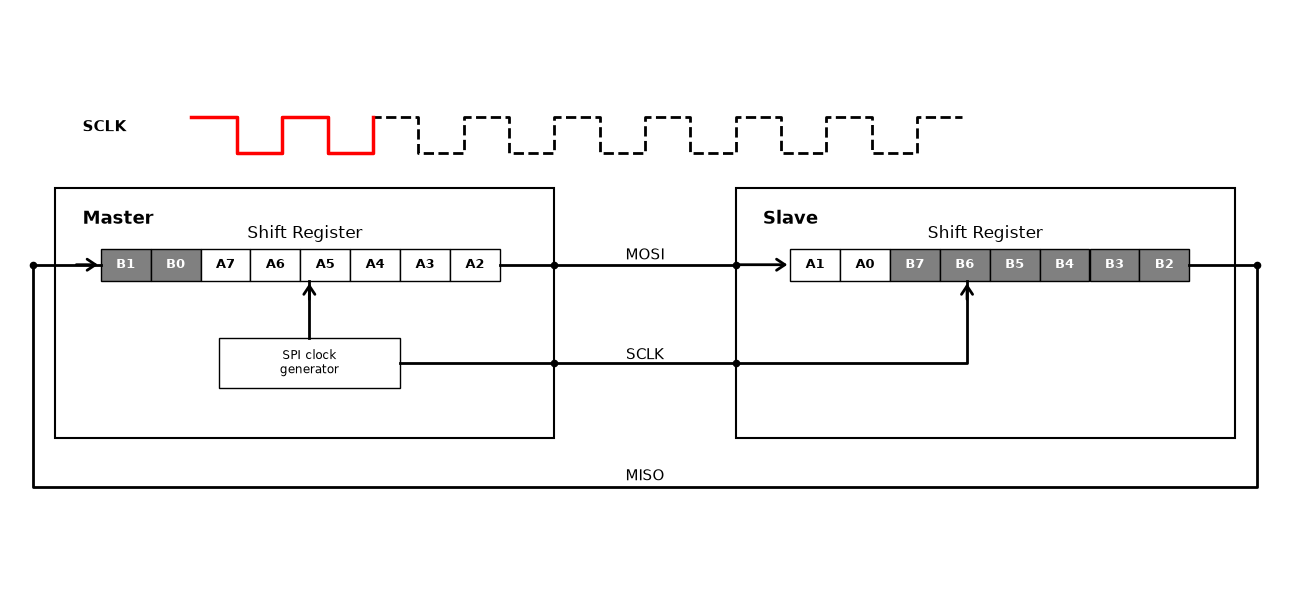

This figure's Python source:
import matplotlib.pyplot as plt
from matplotlib import patches
from matplotlib.patches import FancyArrowPatch

# 1. Figure 및 Axes 설정
fig, ax = plt.subplots(figsize=(13, 6))
ax.set_xlim(0, 14)
ax.set_ylim(0, 8)
ax.axis("off")

# 색상 정의
arrow_color = "black"

# 2. Master 및 Slave 박스 그리기
master_box = patches.Rectangle(
    (0.5, 2.0), 5.5, 3.5, facecolor="white", edgecolor="black", linewidth=1.5
)
slave_box = patches.Rectangle(
    (8.0, 2.0), 5.5, 3.5, facecolor="white", edgecolor="black", linewidth=1.5
)
ax.add_patch(master_box)
ax.add_patch(slave_box)

# 박스 내부 레이블
ax.text(0.8, 5.0, "Master", fontsize=13, fontweight="bold")
ax.text(8.3, 5.0, "Slave", fontsize=13, fontweight="bold")

ax.text(3.25, 4.8, "Shift Register", fontsize=12, ha="center")
ax.text(10.75, 4.8, "Shift Register", fontsize=12, ha="center")

# 3. Master 내부 시프트 레지스터: 1클럭 후 (B0가 추가되고 A7~A1 이동)
master_data = [
    ("B1", "gray", "white"),
    ("B0", "gray", "white"),
    ("A7", "white", "black"),
    ("A6", "white", "black"),
    ("A5", "white", "black"),
    ("A4", "white", "black"),
    ("A3", "white", "black"),
    ("A2", "white", "black"),
]
for i, (val, bg_color, txt_color) in enumerate(master_data):
    rect = patches.Rectangle(
        (1.0 + i * 0.55, 4.2), 0.55, 0.45, facecolor=bg_color, edgecolor="black"
    )
    ax.add_patch(rect)
    ax.text(
        1.275 + i * 0.55,
        4.425,
        val,
        ha="center",
        va="center",
        fontsize=9,
        fontweight="bold",
        color=txt_color,
    )

# SPI clock generator 박스 (Master 내부)
clock_gen = patches.Rectangle(
    (2.3, 2.7), 2.0, 0.7, facecolor="white", edgecolor="black"
)
ax.add_patch(clock_gen)
ax.text(3.3, 3.05, "SPI clock\ngenerator", ha="center", va="center", fontsize=8.5)


# 4. Slave 내부 시프트 레지스터: 1클럭 후 (A0가 추가되고 B7~B1 이동)
slave_data = [
    ("A1", "white", "black"),
    ("A0", "white", "black"),
    ("B7", "gray", "white"),
    ("B6", "gray", "white"),
    ("B5", "gray", "white"),
    ("B4", "gray", "white"),
    ("B3", "gray", "white"),
    ("B2", "gray", "white"),
]
for i, (val, bg_color, txt_color) in enumerate(slave_data):
    rect = patches.Rectangle(
        (8.6 + i * 0.55, 4.2), 0.55, 0.45, facecolor=bg_color, edgecolor="black"
    )
    ax.add_patch(rect)
    ax.text(
        8.875 + i * 0.55,
        4.425,
        val,
        ha="center",
        va="center",
        fontsize=9,
        fontweight="bold",
        color=txt_color,
    )

# 5. 주황색 신호선 (주요 경로 연결)

# (A) SPI Clock Generator -> Master Shift Register 수직 화살표 추가 (A4 위치로 들어감)
ax.plot([3.3, 3.3], [3.4, 4.2], color=arrow_color, lw=2)
arrow_clk_master = FancyArrowPatch(
    (3.3, 3.9),
    (3.3, 4.2),
    arrowstyle="->,head_width=4,head_length=6",
    color=arrow_color,
    lw=2,
)
ax.add_patch(arrow_clk_master)

# (B) MOSI 라인: Master A0(5.4) -> Master 경계(6.0) -> Slave 경계(8.0) -> Slave B7(8.6)
ax.plot([5.4, 6.0], [4.425, 4.425], color=arrow_color, lw=2)
ax.plot([6.0, 8.0], [4.425, 4.425], color=arrow_color, lw=2)
arrow_mosi_in = FancyArrowPatch(
    (8.0, 4.425),
    (8.6, 4.425),
    arrowstyle="->,head_width=4,head_length=6",
    color=arrow_color,
    lw=2,
)
ax.add_patch(arrow_mosi_in)

# (C) SCLK 라인: Clock Gen(4.3) -> Master 경계(6.0) -> Slave 경계(8.0) -> B4 내부 연결(10.55)
ax.plot([4.3, 6.0], [3.05, 3.05], color=arrow_color, lw=2)
ax.plot([6.0, 8.0], [3.05, 3.05], color=arrow_color, lw=2)
ax.plot([8.0, 10.55, 10.55], [3.05, 3.05, 4.2], color=arrow_color, lw=2)
arrow_sclk_in = FancyArrowPatch(
    (10.55, 3.9),
    (10.55, 4.2),
    arrowstyle="->,head_width=4,head_length=6",
    color=arrow_color,
    lw=2,
)
ax.add_patch(arrow_sclk_in)

# (D) MISO 환형 루프 라인: Slave B0 끝(13.0) -> Slave 우측 경계 밖 -> 하단 -> Master 좌측 밖 -> Master A7(1.0)
ax.plot(
    [13.0, 13.75, 13.75, 0.25, 0.25, 1.0],
    [4.425, 4.425, 1.3, 1.3, 4.425, 4.425],
    color=arrow_color,
    lw=2,
)
arrow_miso_in = FancyArrowPatch(
    (0.7, 4.425),
    (1.0, 4.425),
    arrowstyle="->,head_width=4,head_length=6",
    color=arrow_color,
    lw=2,
)
ax.add_patch(arrow_miso_in)

# 경계 점(접점) 포인트 표시
dots_x = [6.0, 6.0, 8.0, 8.0, 13.75, 0.25]
dots_y = [4.425, 3.05, 4.425, 3.05, 4.425, 4.425]
ax.scatter(dots_x, dots_y, color="black", s=20, zorder=5)

# 6. 중앙 통신선 라벨 및 흐름 방향 화살표
# MOSI (상단)
ax.text(7.0, 4.5, "MOSI", fontsize=11, ha="center")

# SCLK (중단)
ax.text(7.0, 3.1, "SCLK", fontsize=11, ha="center")

# MISO (하단)
ax.text(7.0, 1.4, "MISO", fontsize=11, ha="center")

# 7. 상단 SCLK 클럭 파형
ax.text(0.8, 6.3, "SCLK", fontsize=11, fontweight="bold")
clock_x = [
    2.0,
    2.5,
    2.5,
    3.0,
    3.0,
    3.5,
    3.5,
    4.0,
    4.0,
    4.5,
    4.5,
    5.0,
    5.0,
    5.5,
    5.5,
    6.0,
    6.0,
    6.5,
    6.5,
    7.0,
    7.0,
    7.5,
    7.5,
    8.0,
    8.0,
    8.5,
    8.5,
    9.0,
    9.0,
    9.5,
    9.5,
    10.0,
    10.0,
    10.5,
]
clock_y = [
    6.5,
    6.5,
    6.0,
    6.0,
    6.5,
    6.5,
    6.0,
    6.0,
    6.5,
    6.5,
    6.0,
    6.0,
    6.5,
    6.5,
    6.0,
    6.0,
    6.5,
    6.5,
    6.0,
    6.0,
    6.5,
    6.5,
    6.0,
    6.0,
    6.5,
    6.5,
    6.0,
    6.0,
    6.5,
    6.5,
    6.0,
    6.0,
    6.5,
    6.5,
]
ax.plot(clock_x, clock_y, color="black", linestyle="--", linewidth=2)
ax.plot(clock_x[0:9], clock_y[0:9], color="red", linewidth=2.5)

plt.tight_layout()

plt.savefig("spi-behind-the-scene-2.png", format="png", bbox_inches="tight")
